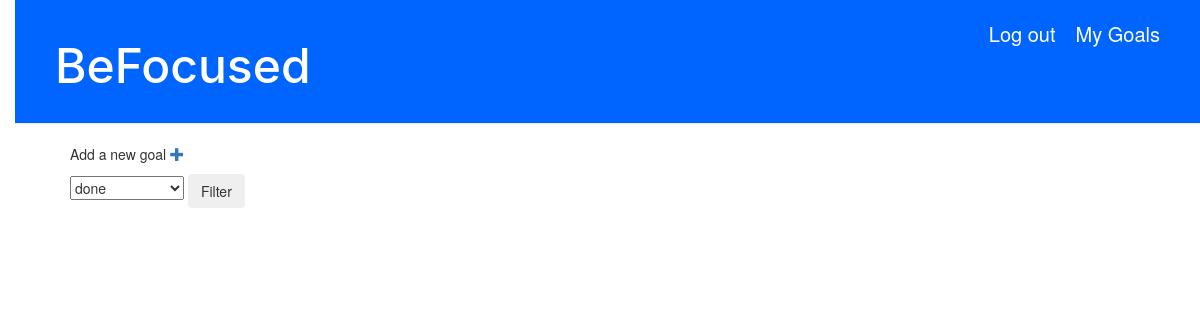
Page /my_goals/ (signed in) on the earlier database version.
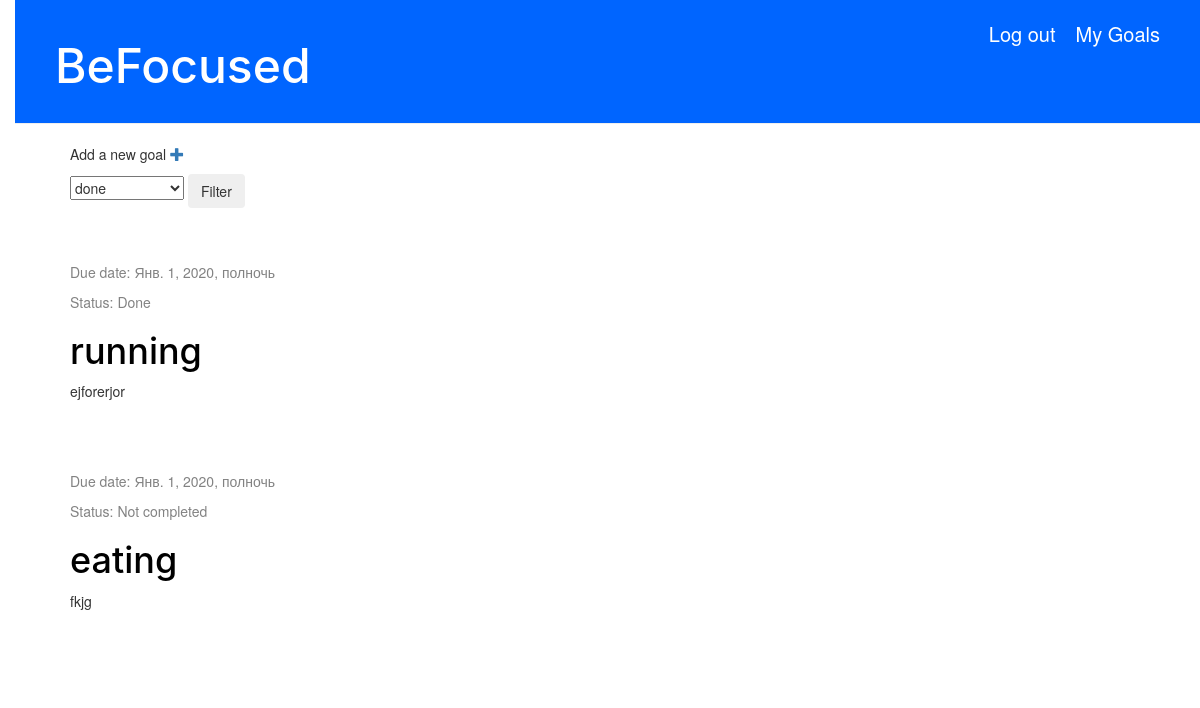
Same page on the later database version.
### todo_list/models.py (models this page shows, shortened)
class Goal(models.Model):
    author = models.ForeignKey(settings.AUTH_USER_MODEL, on_delete=models.CASCADE)
    title = models.CharField(max_length=80, blank=False)
    description = models.TextField(max_length=500, blank=False)
    created_date = models.DateTimeField(default=timezone.now)
    due_date = models.DateTimeField(blank=False)
    is_completed = models.BooleanField(blank=True, default=False)
    priority = models.CharField(max_length=10, choices=CHOICES, default = 'high')

### todo_list/views.py (the view)
# urls.py: path('my_goals/', views.goal_list, name = 'goal_list'),
def goal_list(request):
    user = request.user
    form = GoalFilterForm(request.GET)
    if not form.is_valid():
        goals = Goal.objects.filter(created_date__lte=timezone.now(), author=user).order_by('created_date')
    is_completed = form.cleaned_data.get('is_completed')
    if is_completed=='True':
        print('True')
        goals = Goal.objects.filter(created_date__lte=timezone.now(), author=user, is_completed = True).order_by('created_date')
    elif is_completed=='False':
        print('False')
        goals = Goal.objects.filter(created_date__lte=timezone.now(), author=user, is_completed = False).order_by('created_date')
    else:
        goals = Goal.objects.filter(created_date__lte=timezone.now(), author=user).order_by('created_date')
    return render(request, 'todo_list/goal_list.html', {'goals': goals, 'form':form, 'welcome_text': 'My Goals'})

### todo_list/forms.py
class GoalFilterForm(forms.ModelForm):
    is_completed = forms.ChoiceField(choices=CHOICES)
    class Meta:
        model = Goal
        fields = ('is_completed', )

### todo_list/templatetags/tags.py (called while the page is built)
def goal_status(value):
    if value:
        return 'Done'
    else:
        return 'Not completed'

### todo_list/templates/todo_list/goal_list.html (shortened to what this page needs)
{% extends 'base.html' %}
{% load tags %}
{% block content %}
<p> Add a new goal <a href="{% url 'goal_new' %}" ><span class="glyphicon glyphicon-plus"></span></a> </p>
<form>
                {% for field in form %}
                          {{ field }}
                    {% endfor %}
    <button class="btn waves-effect waves-light amber accent-3 search-button" type="submit">Filter</button>
</form>
<br> <br>
    {% for goal in goals %}
        <div class="goal">
            <div class="date">
                <p>Due date: {{ goal.due_date }}</p>
                 <p>Status: {{ goal.is_completed|goal_status }}</p>
            </div>
                <h1><a href="{% url 'goal_detail' pk=goal.pk %}">{{ goal.title }}</a></h1>            <p>{{ goal.description|linebreaksbr }}</p>
        </div>
    {% endfor %}
{% endblock %}

### todo_list/templates/base.html (shortened to what this page needs)
{% load static %}
<html>
    <head>
        <link rel="stylesheet" href="//maxcdn.bootstrapcdn.com/bootstrap/3.2.0/css/bootstrap.min.css">
        <link rel="stylesheet" href="//maxcdn.bootstrapcdn.com/bootstrap/3.2.0/css/bootstrap-theme.min.css">
        <link rel="stylesheet" href="{% static 'css/todo_list.css' %}">
    </head>
        <body>
            <div class="page-header">
                <ul>
            {% if user.is_authenticated %}
                    <a href="{% url 'goal_list' %}" class="top-menu">{{ welcome_text }}</a>
                    <a href="{% url 'logout' %}" class="top-menu">Log out</a>
                {% else %}
                 <a href="{% url 'login' %}" class="top-menu">Log in</a>
                 <a href="{% url 'registration' %}" class="top-menu">Register</a>
            {% endif %}
                    </ul>
                <h1><a href="{% url 'about' %} ">BeFocused</a></h1>
            </div>
            <div class="content container">
                <div class="row">
                    <div class="col-md-8">
                    {% block content %}
                    {% endblock %}
                    </div>
                </div>
            </div>
        </body>
</html>

### todo_list/static/css/todo_list.css (style rules this page uses)
h1 a { color: #0065ff; font-family: "-apple-system",BlinkMacSystemFont,"Segoe UI",Roboto,Oxygen,Ubuntu,"Fira Sans","Droid Sans","Helvetica Neue",sans-serif; position: relative;'; }
body { padding-left: 15px; }
.page-header { background-color: #0065ff; margin-top: 0; padding: 20px 20px 20px 40px; }
.page-header h1, .page-header h1 a, .page-header h1 a:visited, .page-header h1 a:active { color: #ffffff; font-size: 36pt; text-decoration: none; }
.content { margin-left: 40px; }
h1, h2, h3, h4 { font-family: "-apple-system",BlinkMacSystemFont,"Segoe UI",Roboto,Oxygen,Ubuntu,"Fira Sans","Droid Sans","Helvetica Neue",sans-serif; }
.date { color: #828282; }
.top-menu, .top-menu:hover, .top-menu:visited { color: #ffffff; float: right; font-size: 15pt; margin-right: 20px; }
.goal { margin-bottom: 70px; }
.goal h1 a, .goal h1 a:visited { color: #000000; }

Differences in the rows shown:
added Goal: due_date "Янв. 1, 2020, полночь", is_completed|goal_status "Done", title "running", description "ejforerjor"
added Goal: due_date "Янв. 1, 2020, полночь", is_completed|goal_status "Not completed", title "eating", description "fkjg"
